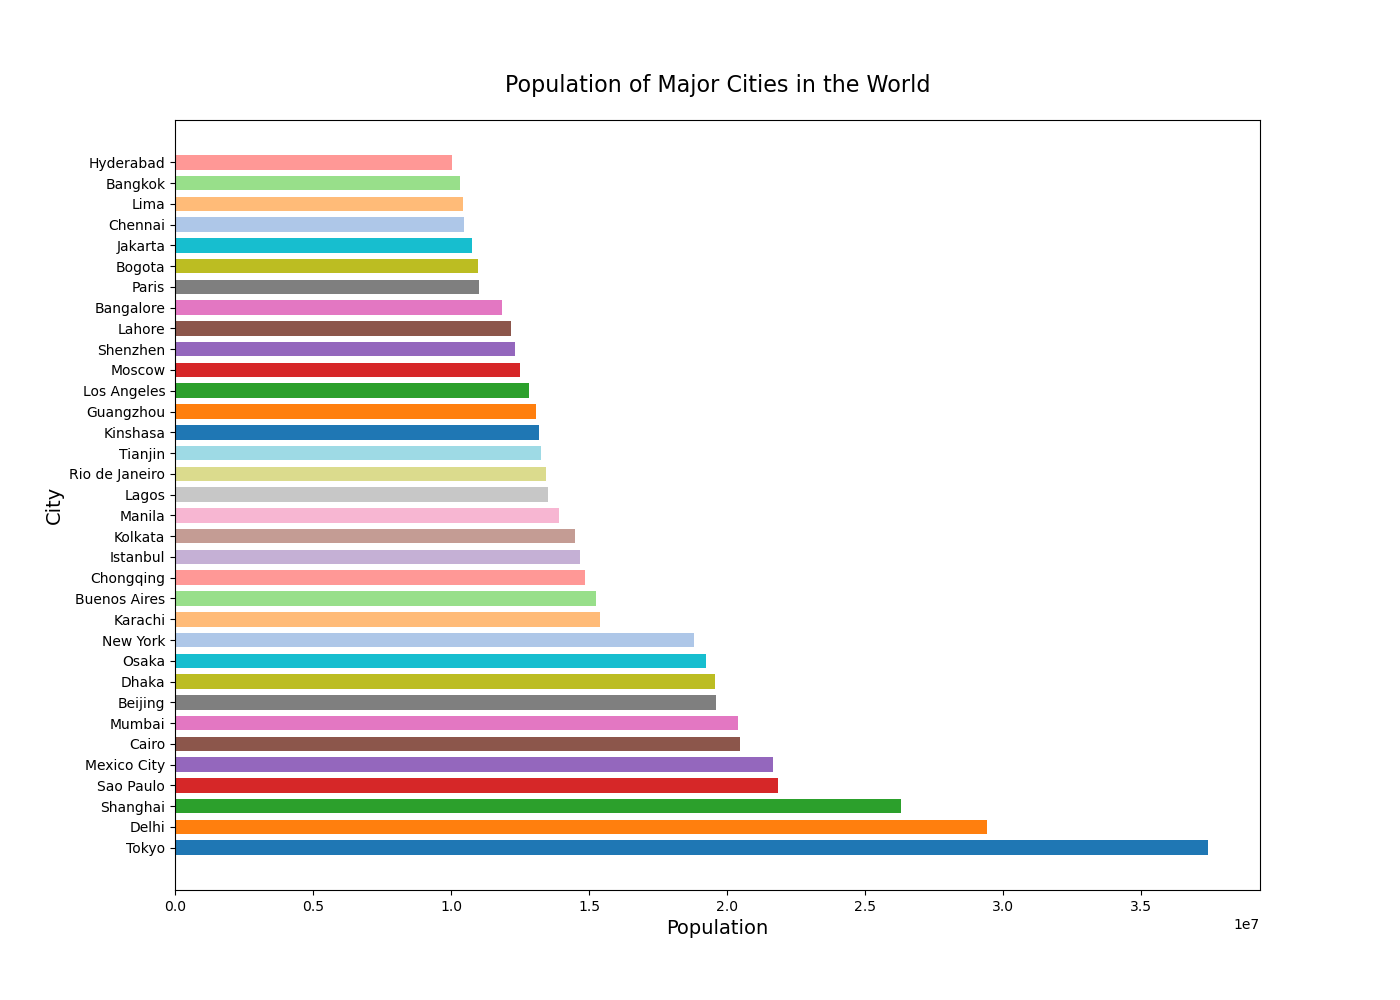

Source code (Python):

import matplotlib.pyplot as plt

# City population data
cities = [
    "Tokyo", "Delhi", "Shanghai", "Sao Paulo", "Mexico City", 
    "Cairo", "Mumbai", "Beijing", "Dhaka", "Osaka", 
    "New York", "Karachi", "Buenos Aires", "Chongqing", 
    "Istanbul", "Kolkata", "Manila", "Lagos", "Rio de Janeiro", 
    "Tianjin", "Kinshasa", "Guangzhou", "Los Angeles", 
    "Moscow", "Shenzhen", "Lahore", "Bangalore", "Paris", 
    "Bogota", "Jakarta", "Chennai", "Lima", "Bangkok", 
    "Hyderabad"
]
populations = [
    37435191, 29399141, 26317104, 21846507, 21671908, 
    20484965, 20411274, 19612368, 19577939, 19222665, 
    18819000, 15400000, 15257663, 14838000, 14657434, 
    14500000, 13923452, 13500000, 13458000, 13245000, 
    13200000, 13080500, 12815475, 12506468, 12331000, 
    12188000, 11845000, 11020000, 10981000, 10770487, 
    10473000, 10422400, 10334401, 10020100
]

# New color scheme using specific color codes for each city
colors = [
    '#1f77b4', '#ff7f0e', '#2ca02c', '#d62728', '#9467bd', 
    '#8c564b', '#e377c2', '#7f7f7f', '#bcbd22', '#17becf', 
    '#aec7e8', '#ffbb78', '#98df8a', '#ff9896', '#c5b0d5', 
    '#c49c94', '#f7b6d2', '#c7c7c7', '#dbdb8d', '#9edae5', 
    '#1f77b4', '#ff7f0e', '#2ca02c', '#d62728', '#9467bd', 
    '#8c564b', '#e377c2', '#7f7f7f', '#bcbd22', '#17becf', 
    '#aec7e8', '#ffbb78', '#98df8a', '#ff9896'
]

# Create horizontal bar chart
plt.figure(figsize=(14, 10))  # Width and height of the chart
plt.barh(cities, populations, color=colors, height=0.7)  # Bar color and bar height

# Set the title and labels
plt.title('Population of Major Cities in the World', fontsize=16, pad=20)
plt.xlabel('Population', fontsize=14)
plt.ylabel('City', fontsize=14)

# Display the bar chart
plt.show()
